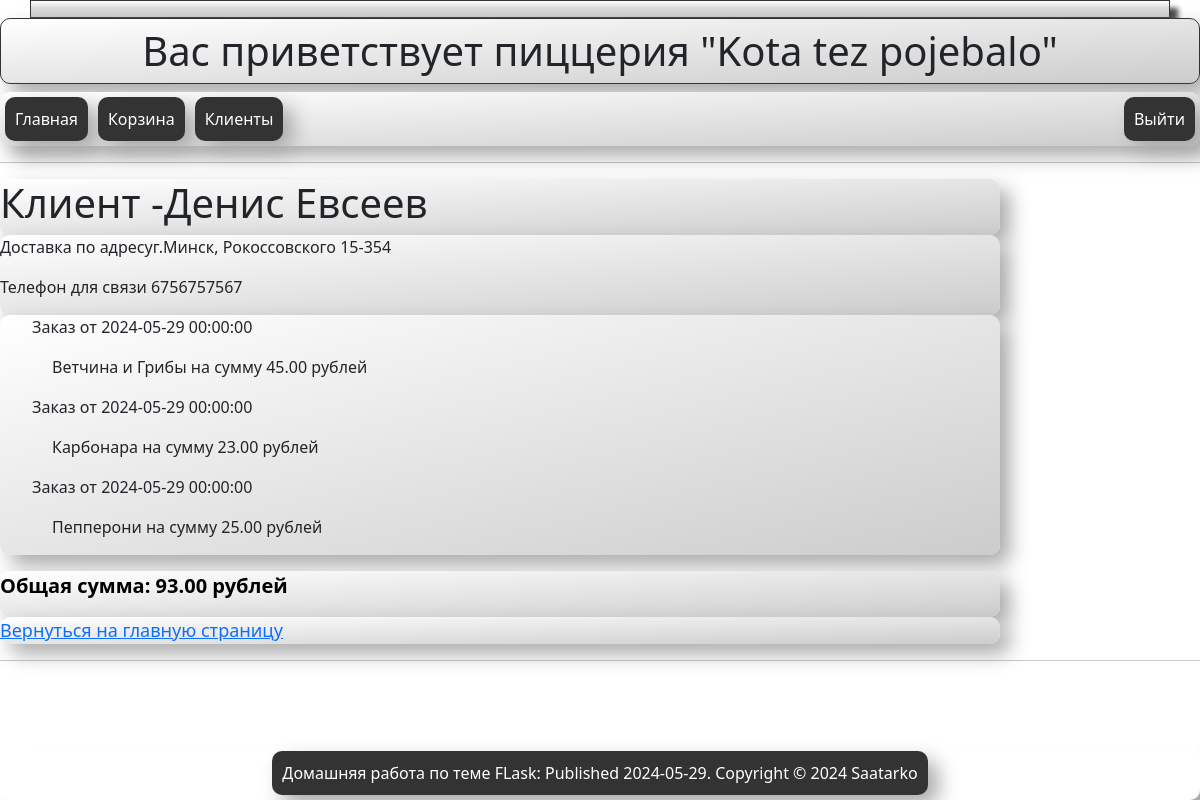
The page /2 (signed in) on the database its author committed.
### main.py (models this page shows)
class Client(db.Model):
    id_client = db.Column(db.Integer, primary_key=True)
    client_name = db.Column(db.Text)
    client_address = db.Column(db.Text)
    client_phone = db.Column(db.Text)
    order = db.relationship('Order', back_populates='client_order')

class Order(db.Model):
    id_order = db.Column(db.Integer, primary_key=True)
    date = db.Column(db.DateTime, server_default=func.current_date())
    id_client_order = db.Column(db.Integer, db.ForeignKey('client.id_client'))
    client_order = db.relationship('Client', back_populates='order')
    client_order_list = db.relationship('OrderList', back_populates='order_order_list')
    client_order_employees = db.relationship('Employees', back_populates='order_employees')

class OrderList(db.Model):
    id_order_list = db.Column(db.Integer, primary_key=True)
    order = db.Column(db.Text)
    price = db.Column(db.Integer)
    id_order_order_list = db.Column(db.Integer, db.ForeignKey('order.id_order'))
    order_order_list = db.relationship('Order', back_populates='client_order_list')

### main.py (the view)
@app.route('/<int:client_id>')   # Функция обработки перехода на конкретного клиента
@login_required
def get_client_interface(client_id):
    client = SyncORM.select_tables_client_order_order_list(client_id)
    return render_template('client.html', client=client)

### main.py (called while the page is built)
@login.user_loader  # Функция загрузки пользователя
def load_user(temp_id):
    return User.query.get(int(temp_id))

    @staticmethod
    def select_tables_client_order_order_list(temp_id):
        with app.app_context():
            query = (
                db.select(Client)
                .options(joinedload(Client.order).joinedload(Order.client_order_list))
                .filter(Client.id_client == temp_id)
            )
            result = db.session.execute(query)
            res = result.unique().scalars().all()
            return res

### templates/client.html
{% extends "base.html" %}
{% block no_bootstrap_content %}
     <div class="flex_clients">
    <h1>Клиент -{{ client[0].client_name }}</h1>
     </div>
    <div class="flex_clients">
        <p>Доставка по адресу{{ client[0].client_address }}</p>
        <p>Телефон для связи {{ client[0].client_phone }}</p>
    </div>
    <ul class="flex_clients" >
    {% set ns = namespace(total_price=0) %}
    {% for i in client %}
        {% for j in i.order %}
            <p> Заказ от {{j.date}}</p>
            {% for k in j.client_order_list %}
                <p class ="client_order_margin"> {{k.order}} на сумму {{k.price}}.00 рублей </p>
                {% set ns.total_price = ns.total_price + k.price %}
            {% endfor %}
        {% endfor %}
    {% endfor %}
    </ul>
    <div class="flex_clients">
        <p class ="description">Общая сумма: {{ns.total_price}}.00 рублей</p>
     </div>
     <div class="flex_clients">
            <a href="{{ url_for('index') }}" >Вернуться на главную страницу</a>
    </div>
{% endblock %}

### static/style.css (style rules this page uses)
body { background-image: url('/static/media/examples/wood.jpg'); }
h1 { color: black; font-size: 40px justify-content: center; font-weight: 700 }
.description { color: black; font-size: 20px; font-weight: 600; }
.client_order_margin { margin-left: 20px; }
.flex_clients { display: flex; flex-direction: column; width: 1000px; background: linear-gradient(to bottom right, #ffffff, #cccccc); box-shadow: 10px 10px 20px #aaaaaa; border-radius: 10px; gap: 0px; z-index: 5; }
.flex_clients a { align-items: left; justify-content: left; font-size: 18px }

### rows shown on the page
Client: client_name "Денис Евсеев", client_address "г.Минск, Рокоссовского 15-354", client_phone "6756757567"
Order: date "2024-05-29 00:00:00"
OrderList: order "Ветчина и Грибы", price "45"
Order: date "2024-05-29 00:00:00"
OrderList: order "Карбонара", price "23"
Order: date "2024-05-29 00:00:00"
OrderList: order "Пепперони", price "25"

### other values the page prints
{{ 'Вас приветствует пиццерия "Kota tez pojebalo" ' }} "Вас приветствует пиццерия \"Kota tez pojebalo\""
{{ ns.total_price }} "93"
